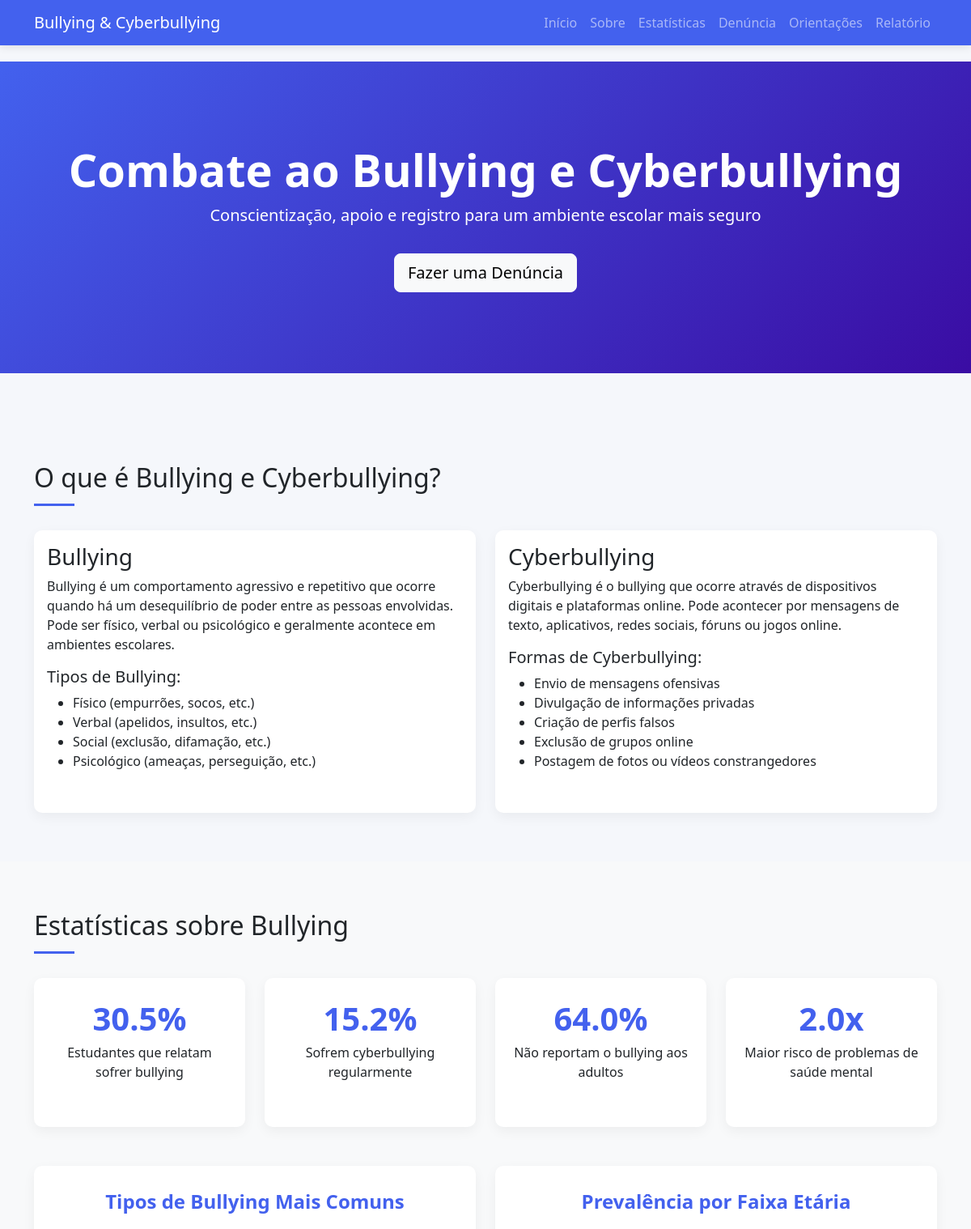
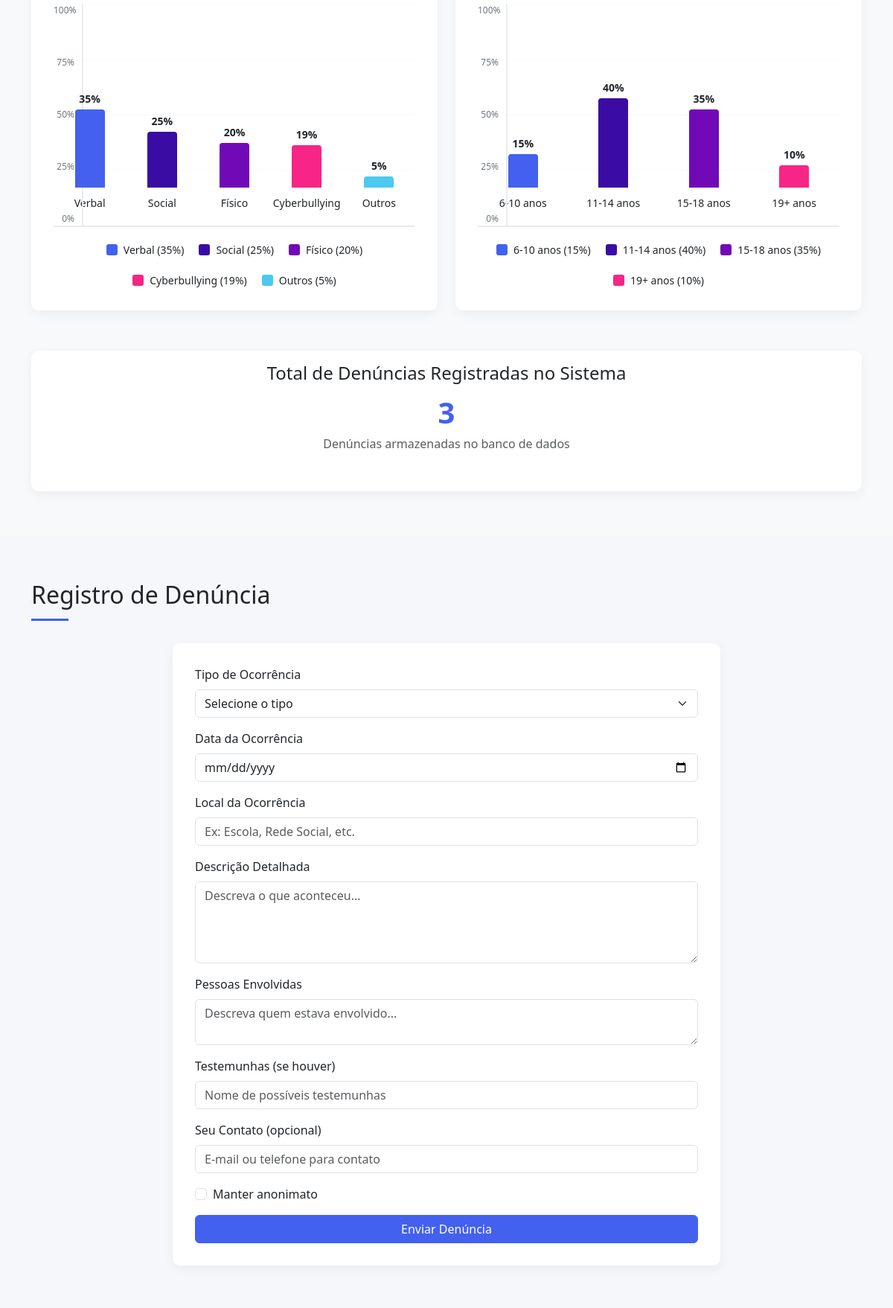
The page / (upper part) on the database its author committed (2 pictures, top to bottom).
### database.py (models this page shows)
class Estatistica(db.Model):
    id = db.Column(db.Integer, primary_key=True)
    tipo = db.Column(db.String(50), nullable=False)
    valor = db.Column(db.Float, nullable=False)
    descricao = db.Column(db.String(200))

### app.py (the view)
@app.route('/')
def index():
    estatisticas = Estatistica.query.all()
    denuncias = Denuncia.query.all()
    tipos_count = {
        'bullying': len([d for d in denuncias if d.tipo == 'bullying']),
        'cyberbullying': len([d for d in denuncias if d.tipo == 'cyberbullying'])
    }
    dados_tipos = {
        'Verbal': 35,
        'Social': 25,
        'Físico': 20,
        'Cyberbullying': 15 + tipos_count['cyberbullying'] * 2,
        'Outros': 5
    }
    dados_idade = {
        '6-10 anos': 15,
        '11-14 anos': 40,
        '15-18 anos': 35,
        '19+ anos': 10
    }
    return render_template('index.html',
                         estatisticas=estatisticas,
                         dados_tipos=dados_tipos,
                         dados_idade=dados_idade,
                         total_denuncias=len(denuncias))

### templates/index.html (shortened to what this page needs)
<!DOCTYPE html>
<html lang="pt-BR">
<head>
    <link href="https://cdn.jsdelivr.net/npm/bootstrap@5.3.0/dist/css/bootstrap.min.css" rel="stylesheet">
</head>
<body>
    <nav class="navbar navbar-expand-lg navbar-dark fixed-top">
        <div class="container">
            <a class="navbar-brand" href="#">Bullying & Cyberbullying</a>
            <div class="collapse navbar-collapse" id="navbarNav">
                <ul class="navbar-nav ms-auto">
                    <li class="nav-item">
                        <a class="nav-link" href="#inicio">Início</a>
                    </li>
                    <li class="nav-item">
                        <a class="nav-link" href="#sobre">Sobre</a>
                    </li>
                    <li class="nav-item">
                        <a class="nav-link" href="#estatisticas">Estatísticas</a>
                    </li>
                    <li class="nav-item">
                        <a class="nav-link" href="#denuncia">Denúncia</a>
                    </li>
                    <li class="nav-item">
                        <a class="nav-link" href="#orientacoes">Orientações</a>
                    </li>
                    <li class="nav-item">
                        <a class="nav-link" href="/relatorio">Relatório</a>
                    </li>
                </ul>
            </div>
        </div>
    </nav>
    <section id="inicio" class="hero-section">
        <div class="container text-center">
            <h1 class="display-4 fw-bold">Combate ao Bullying e Cyberbullying</h1>
            <p class="lead">Conscientização, apoio e registro para um ambiente escolar mais seguro</p>
            <a href="#denuncia" class="btn btn-light btn-lg mt-3">Fazer uma Denúncia</a>
        </div>
    </section>
    <section id="sobre" class="info-section">
        <div class="container">
            <h2 class="section-title">O que é Bullying e Cyberbullying?</h2>
            <div class="row">
                <div class="col-md-6">
                    <div class="card h-100">
                        <div class="card-body">
                            <h3 class="card-title">Bullying</h3>
                            <p class="card-text">Bullying é um comportamento agressivo e repetitivo que ocorre quando há um desequilíbrio de poder entre as pessoas envolvidas. Pode ser físico, verbal ou psicológico e geralmente acontece em ambientes escolares.</p>
                            <h5>Tipos de Bullying:</h5>
                            <ul>
                                <li>Físico (empurrões, socos, etc.)</li>
                                <li>Verbal (apelidos, insultos, etc.)</li>
                                <li>Social (exclusão, difamação, etc.)</li>
                                <li>Psicológico (ameaças, perseguição, etc.)</li>
                            </ul>
                        </div>
                    </div>
                </div>
                <div class="col-md-6">
                    <div class="card h-100">
                        <div class="card-body">
                            <h3 class="card-title">Cyberbullying</h3>
                            <p class="card-text">Cyberbullying é o bullying que ocorre através de dispositivos digitais e plataformas online. Pode acontecer por mensagens de texto, aplicativos, redes sociais, fóruns ou jogos online.</p>
                            <h5>Formas de Cyberbullying:</h5>
                            <ul>
                                <li>Envio de mensagens ofensivas</li>
                                <li>Divulgação de informações privadas</li>
                                <li>Criação de perfis falsos</li>
                                <li>Exclusão de grupos online</li>
                                <li>Postagem de fotos ou vídeos constrangedores</li>
                            </ul>
                        </div>
                    </div>
                </div>
            </div>
        </div>
    </section>
    <section id="estatisticas" class="info-section bg-light">
        <div class="container">
            <h2 class="section-title">Estatísticas sobre Bullying</h2>
            <div class="row mb-5">
                {% for estatistica in estatisticas %}
                <div class="col-md-3">
                    <div class="card stat-card">
                        <div class="stat-number">{{ "%.1f"|format(estatistica.valor) }}{{ '%' if estatistica.tipo != 'problemas_saude_mental' else 'x' }}</div>
                        <p>{{ estatistica.descricao }}</p>
                    </div>
                </div>
                {% endfor %}
            </div>
            <div class="row">
                <div class="col-md-6">
                    <div class="chart-container">
                        <h4 class="chart-title">Tipos de Bullying Mais Comuns</h4>
                        <div class="bar-chart">
                            <div class="y-axis">
                                <div class="y-tick">100%</div>
                                <div class="y-tick">75%</div>
                                <div class="y-tick">50%</div>
                                <div class="y-tick">25%</div>
                                <div class="y-tick">0%</div>
                            </div>
                            <div class="chart-grid">
                                <div class="grid-line"></div>
                                <div class="grid-line"></div>
                                <div class="grid-line"></div>
                                <div class="grid-line"></div>
                                <div class="grid-line"></div>
                            </div>
                            {% for tipo, valor in dados_tipos.items() %}
                            <div class="bar-group">
                                <div class="bar" style="height: {{ valor * 3 }}px; background-color:
                                    {% if tipo == 'Verbal' %}#4361ee
                                    {% elif tipo == 'Social' %}#3a0ca3
                                    {% elif tipo == 'Físico' %}#7209b7
                                    {% elif tipo == 'Cyberbullying' %}#f72585
                                    {% else %}#4cc9f0
                                    {% endif %};">
                                    <span class="bar-value">{{ valor }}%</span>
                                </div>
                                <div class="bar-label">{{ tipo }}</div>
                            </div>
                            {% endfor %}
                        </div>
                        <div class="chart-legend">
                            {% for tipo, valor in dados_tipos.items() %}
                            <div class="legend-item">
                                <div class="legend-color" style="background-color:
                                    {% if tipo == 'Verbal' %}#4361ee
                                    {% elif tipo == 'Social' %}#3a0ca3
                                    {% elif tipo == 'Físico' %}#7209b7
                                    {% elif tipo == 'Cyberbullying' %}#f72585
                                    {% else %}#4cc9f0
                                    {% endif %};">
                                </div>
                                <span>{{ tipo }} ({{ valor }}%)</span>
                            </div>
                            {% endfor %}
                        </div>
                    </div>
                </div>
                <div class="col-md-6">
                    <div class="chart-container">
                        <h4 class="chart-title">Prevalência por Faixa Etária</h4>
                        <div class="bar-chart">
                            <div class="y-axis">
                                <div class="y-tick">100%</div>
                                <div class="y-tick">75%</div>
                                <div class="y-tick">50%</div>
                                <div class="y-tick">25%</div>
                                <div class="y-tick">0%</div>
                            </div>
                            <div class="chart-grid">
                                <div class="grid-line"></div>
                                <div class="grid-line"></div>
                                <div class="grid-line"></div>
                                <div class="grid-line"></div>
                                <div class="grid-line"></div>
                            </div>
                            {% for idade, valor in dados_idade.items() %}
                            <div class="bar-group">
                                <div class="bar" style="height: {{ valor * 3 }}px; background-color:
                                    {% if idade == '6-10 anos' %}#4361ee
                                    {% elif idade == '11-14 anos' %}#3a0ca3
                                    {% elif idade == '15-18 anos' %}#7209b7
                                    {% else %}#f72585
                                    {% endif %};">
                                    <span class="bar-value">{{ valor }}%</span>
                                </div>
                                <div class="bar-label">{{ idade }}</div>
                            </div>
                            {% endfor %}
                        </div>
                        <div class="chart-legend">
                            {% for idade, valor in dados_idade.items() %}
                            <div class="legend-item">
                                <div class="legend-color" style="background-color:
                                    {% if idade == '6-10 anos' %}#4361ee
                                    {% elif idade == '11-14 anos' %}#3a0ca3
                                    {% elif idade == '15-18 anos' %}#7209b7
                                    {% else %}#f72585
                                    {% endif %};">
                                </div>
                                <span>{{ idade }} ({{ valor }}%)</span>
                            </div>
                            {% endfor %}
                        </div>
                    </div>
                </div>
            </div>
            <div class="row mt-4">
                <div class="col-12 text-center">
                    <div class="card">
                        <div class="card-body">
                            <h4 class="card-title">Total de Denúncias Registradas no Sistema</h4>
                            <div class="stat-number">{{ total_denuncias }}</div>
                            <p class="text-muted">Denúncias armazenadas no banco de dados</p>
                        </div>
                    </div>
                </div>
            </div>
        </div>
    </section>
    <section id="denuncia" class="info-section">
        <div class="container">
            <h2 class="section-title">Registro de Denúncia</h2>
            <div class="row justify-content-center">
                <div class="col-md-8">
                    <div class="form-container">
                        <form action="/denuncia" method="POST">
                            <div class="mb-3">
                                <label for="tipo" class="form-label">Tipo de Ocorrência</label>
                                <select class="form-select" id="tipo" name="tipo" required>
                                    <option value="" selected disabled>Selecione o tipo</option>
                                </select>
                            </div>
                            <div class="mb-3">
                                <label for="data" class="form-label">Data da Ocorrência</label>
                                <input type="date" class="form-control" id="data" name="data" required>
                            </div>
                            <div class="mb-3">
                                <label for="local" class="form-label">Local da Ocorrência</label>
                                <input type="text" class="form-control" id="local" name="local" placeholder="Ex: Escola, Rede Social, etc." required>
                            </div>
                            <div class="mb-3">
                                <label for="descricao" class="form-label">Descrição Detalhada</label>
                                <textarea class="form-control" id="descricao" name="descricao" rows="4" placeholder="Descreva o que aconteceu..." required></textarea>
                            </div>
                            <div class="mb-3">
                                <label for="envolvidos" class="form-label">Pessoas Envolvidas</label>
                                <textarea class="form-control" id="envolvidos" name="envolvidos" rows="2" placeholder="Descreva quem estava envolvido..." required></textarea>
                            </div>
                            <div class="mb-3">
                                <label for="testemunhas" class="form-label">Testemunhas (se houver)</label>
                                <input type="text" class="form-control" id="testemunhas" name="testemunhas" placeholder="Nome de possíveis testemunhas">
                            </div>
                            <div class="mb-3">
                                <label for="contato" class="form-label">Seu Contato (opcional)</label>
                                <input type="email" class="form-control" id="contato" name="contato" placeholder="E-mail ou telefone para contato">
                            </div>
                            <div class="form-check mb-3">
                                <input class="form-check-input" type="checkbox" id="anonimo" name="anonimo">
                                <label class="form-check-label" for="anonimo">
                                    Manter anonimato
                                </label>
                            </div>
                            <button type="submit" class="btn btn-primary w-100">Enviar Denúncia</button>
                        </form>
                    </div>
                </div>
            </div>
        </div>
    </section>
</body>
</html>

### rows shown on the page
Estatistica: valor "30.5", tipo "%", descricao "Estudantes que relatam sofrer bullying"
Estatistica: valor "15.2", tipo "%", descricao "Sofrem cyberbullying regularmente"
Estatistica: valor "64.0", tipo "%", descricao "Não reportam o bullying aos adultos"
Estatistica: valor "2.0", tipo "x", descricao "Maior risco de problemas de saúde mental"

### other values the page prints
{{ valor }} "35" "25" "20" "19" "5"
{{ tipo }} "Verbal" "Social" "Físico" "Cyberbullying" "Outros"
{{ valor }} "15" "40" "35" "10"
{{ idade }} "6-10 anos" "11-14 anos" "15-18 anos" "19+ anos"
{{ total_denuncias }} "3"
